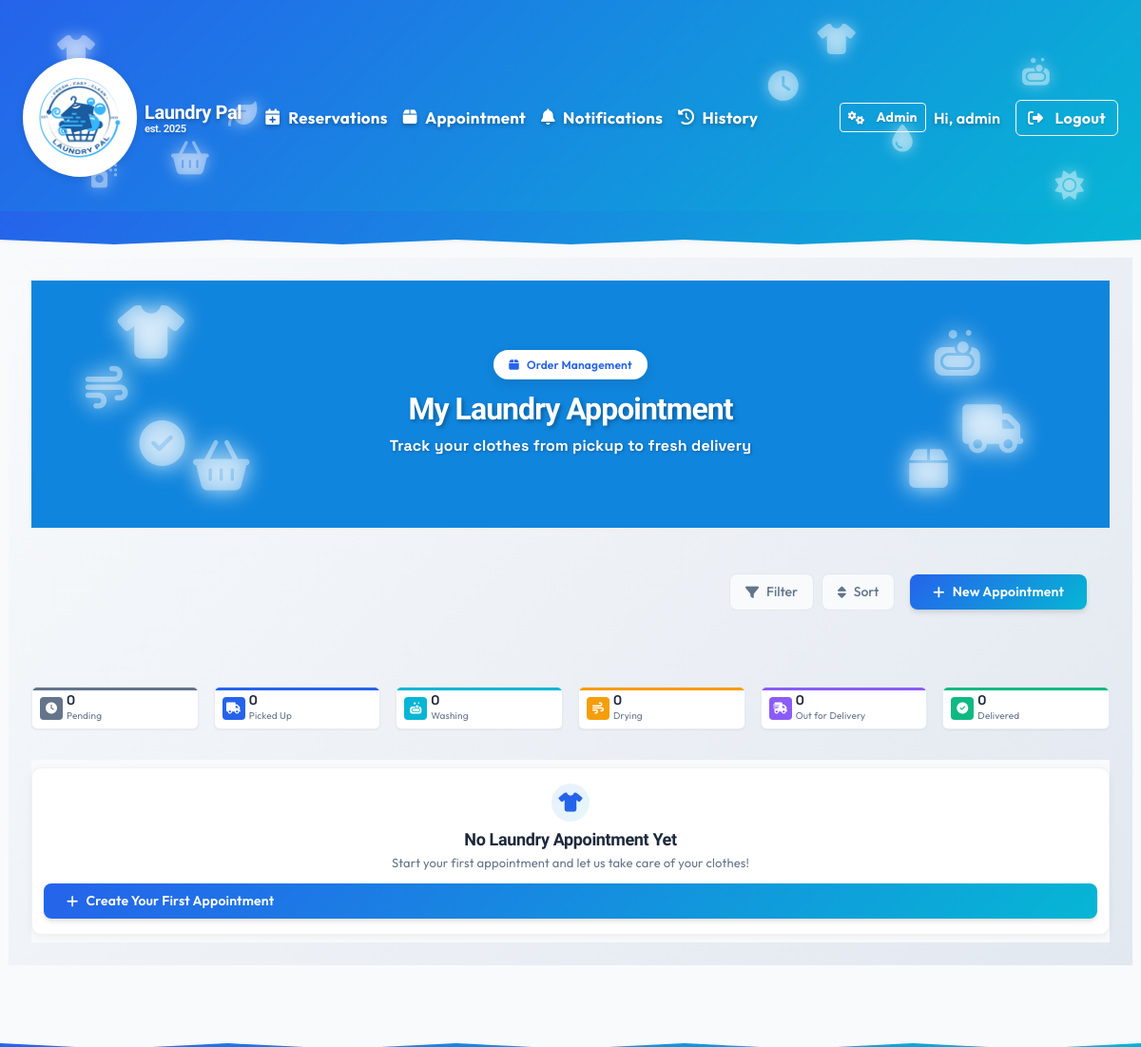
The page /orders/ (signed in, upper part) on the database as committed earlier.
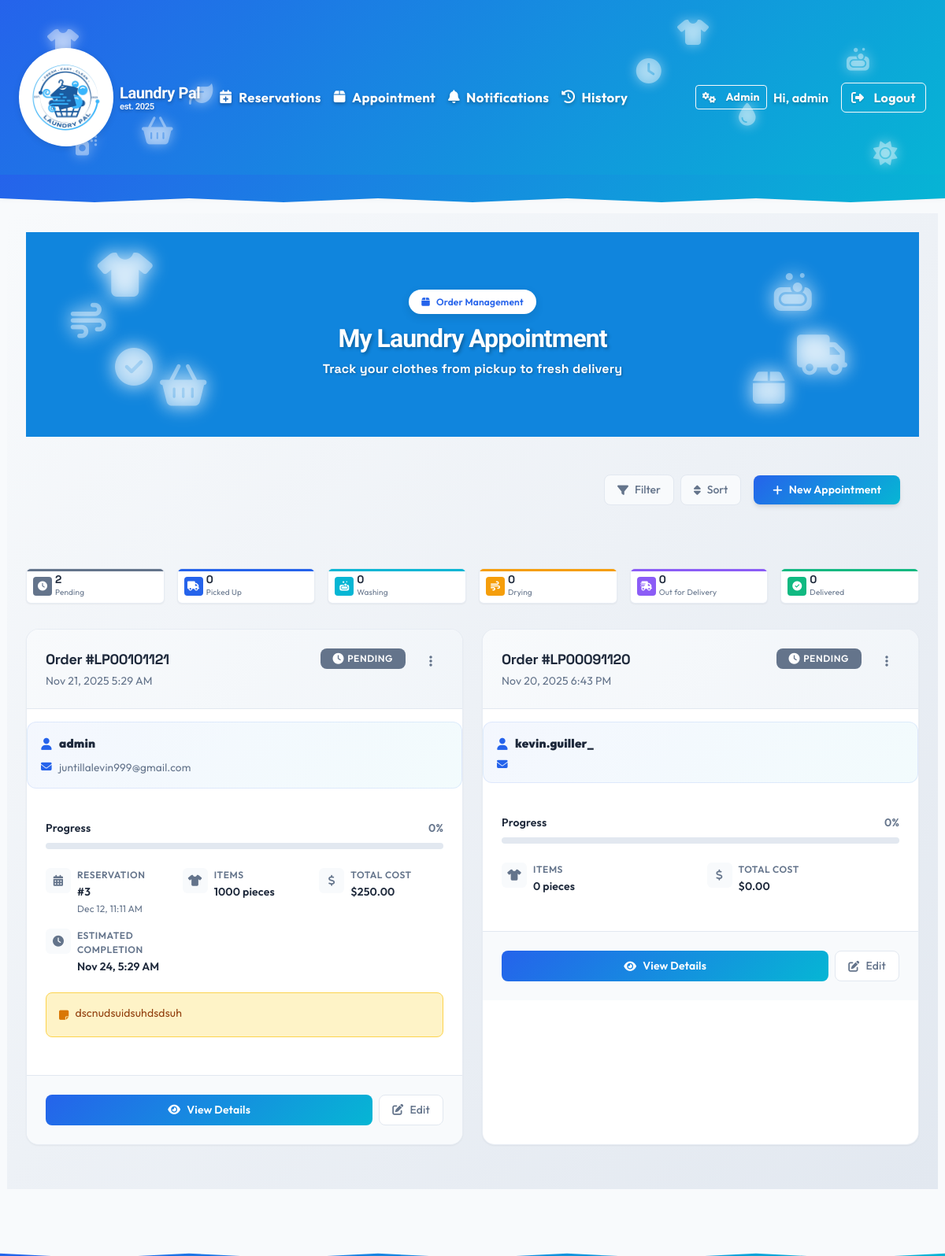
The same page on the database as committed later.
### orders/models.py (models this page shows, shortened)
class Order(models.Model):
	class Status(models.TextChoices):
		PENDING = 'pending', 'Pending'
		CONFIRMED = 'confirmed', 'Confirmed'
		PICKED_UP = 'picked_up', 'Picked Up'
		WASHING = 'washing', 'Washing'
		DRYING = 'drying', 'Drying'
		FOLDING = 'folding', 'Folding'
		READY = 'ready', 'Ready for Delivery'
		OUT_FOR_DELIVERY = 'out_for_delivery', 'Out for Delivery'
		DELIVERED = 'delivered', 'Delivered'
	user = models.ForeignKey(settings.AUTH_USER_MODEL, on_delete=models.CASCADE, related_name='orders')
	reservation = models.ForeignKey('reservations.Reservation', on_delete=models.SET_NULL, null=True, blank=True, related_name='orders')
	order_number = models.CharField(max_length=20, unique=True, blank=True)
	status = models.CharField(max_length=20, choices=Status.choices, default=Status.PENDING)
	total_items = models.PositiveIntegerField(default=0)
	total_cost = models.DecimalField(max_digits=10, decimal_places=2, default=Decimal('0.00'))
	special_instructions = models.TextField(blank=True)
	estimated_completion = models.DateTimeField(null=True, blank=True)
	created_at = models.DateTimeField(auto_now_add=True)
	updated_at = models.DateTimeField(auto_now=True)
	class Meta:
		ordering = ['-created_at']
	def get_progress_percentage(self):
		status_progress = {
			'pending': 0,
			'confirmed': 10,
			'picked_up': 20,
			'washing': 40,
			'drying': 60,
			'folding': 80,
			'ready': 90,
			'out_for_delivery': 95,
			'delivered': 100
		}
		return status_progress.get(self.status, 0)
	def get_status_icon(self):
		status_icons = {
			'pending': 'clock',
			'confirmed': 'check-circle',
			'picked_up': 'truck',
			'washing': 'soap',
			'drying': 'wind',
			'folding': 'hands',
			'ready': 'check-circle',
			'out_for_delivery': 'shipping-fast',
			'delivered': 'check-circle'
		}
		return status_icons.get(self.status, 'clock')

### reservations/models.py (models this page shows, shortened)
class Reservation(models.Model):
	class Status(models.TextChoices):
		PENDING = 'pending', 'Pending'
		CONFIRMED = 'confirmed', 'Confirmed'
		IN_PROGRESS = 'in_progress', 'In Progress'
		COMPLETED = 'completed', 'Completed'
		CANCELLED = 'cancelled', 'Cancelled'
	class Priority(models.TextChoices):
		STANDARD = 'standard', 'Standard'
		EXPRESS = 'express', 'Express (24h)'
		RUSH = 'rush', 'Rush (Same Day)'
	user = models.ForeignKey(settings.AUTH_USER_MODEL, on_delete=models.CASCADE, related_name='reservations')
	service_type = models.ForeignKey(ServiceType, on_delete=models.CASCADE, null=True, blank=True)
	pickup_datetime = models.DateTimeField()
	delivery_datetime = models.DateTimeField()
	address = models.CharField(max_length=255)
	phone_number = models.CharField(max_length=20, blank=True)
	notes = models.TextField(blank=True)
	priority = models.CharField(max_length=20, choices=Priority.choices, default=Priority.STANDARD)
	status = models.CharField(max_length=20, choices=Status.choices, default=Status.PENDING)
	estimated_cost = models.DecimalField(max_digits=10, decimal_places=2, null=True, blank=True)
	final_cost = models.DecimalField(max_digits=10, decimal_places=2, null=True, blank=True)
	created_at = models.DateTimeField(auto_now_add=True)
	updated_at = models.DateTimeField(auto_now=True)
	class Meta:
		ordering = ['-created_at']

### orders/views.py (the view)
# urls.py: path('', views.OrderListView.as_view(), name='list'),
class OrderListView(LoginRequiredMixin, ListView):
	model = Order
	template_name = 'orders/order_list.html'
	context_object_name = 'orders'
	paginate_by = 6
	def get_queryset(self):
		if self.request.user.is_staff or self.request.user.is_superuser:
			return Order.objects.all().select_related('user', 'reservation').prefetch_related('items').order_by('-created_at')
		else:
			return Order.objects.filter(user=self.request.user).select_related('reservation').prefetch_related('items').order_by('-created_at')
	def get_context_data(self, **kwargs):
		context = super().get_context_data(**kwargs)
		user_orders = self.get_queryset()
		context['pending_count'] = user_orders.filter(status='pending').count()
		context['picked_up_count'] = user_orders.filter(status='picked_up').count()
		context['washing_count'] = user_orders.filter(status='washing').count()
		context['drying_count'] = user_orders.filter(status='drying').count()
		context['out_for_delivery_count'] = user_orders.filter(status='out_for_delivery').count()
		context['delivered_count'] = user_orders.filter(status='delivered').count()
		return context

### orders/templates/orders/order_list.html (shortened to what the changed rows need)
{% extends 'base.html' %}
{% load static %}
{% block extra_css %}
<link href="{% static 'css/order-list.css' %}?v=1.0.0" rel="stylesheet">
{% endblock %}
{% block content %}
<div class="laundry-orders-container">
    <section class="orders-hero">
        <div class="hero-content">
            <h1 class="hero-title">My Laundry Appointment</h1>
        </div>
    </section>
    <div class="stats-section">
        <div class="stats-grid">
            <div class="stat-card stat-pending">
                <div class="stat-content">
                    <div class="stat-number">{{ pending_count }}</div>
                    <div class="stat-label">Pending</div>
                </div>
            </div>
        </div>
    </div>
    {% if orders %}
        <div class="orders-section">
            <div class="orders-grid">
            {% for order in orders %}
                <div class="order-card"
                     data-status="{{ order.status }}"
                     data-order-id="{{ order.pk }}"
                     data-order-number="{{ order.order_number }}"
                     data-created="{{ order.created_at|date:'c' }}"
                     data-total="${{ order.total_cost|floatformat:2 }}"
                     data-items="{{ order.items.all|join:', '|truncatewords:10 }}"
                     data-cost="{{ order.total_cost }}">
                    <div class="order-header">
                        <div class="order-info">
                            <div class="order-number">Order #{{ order.order_number }}</div>
                            <div class="order-date">{{ order.created_at|date:"M d, Y g:i A" }}</div>
                        </div>
                        <div class="order-status">
                            <span class="status-badge status-{{ order.status }}">
                                <i class="status-icon fas fa-{{ order.get_status_icon }}"></i>
                                {{ order.get_status_display }}
                            </span>
                        </div>
                        <div class="order-menu">
                            <div class="dropdown">
                                <button class="btn-menu" type="button" data-bs-toggle="dropdown" aria-expanded="false">
                                    <i class="fas fa-ellipsis-v"></i>
                                </button>
                            </div>
                        </div>
                    </div>
                    {% if user.is_staff or user.is_superuser %}
                    <div class="customer-info">
                        <div class="customer-details">
                            <div class="customer-name">
                                <i class="fas fa-user me-2"></i>
                                <strong>{{ order.user.first_name|default:order.user.username }}{% if order.user.last_name %} {{ order.user.last_name }}{% endif %}</strong>
                            </div>
                            <div class="customer-email">
                                <i class="fas fa-envelope me-2"></i>
                                {{ order.user.email }}
                            </div>
                        </div>
                    </div>
                    {% endif %}
                    <div class="order-body">
                        <div class="progress-section">
                            <div class="progress-header">
                                <span class="progress-label">Progress</span>
                                <span class="progress-percentage">{{ order.get_progress_percentage }}%</span>
                            </div>
                            <div class="progress-bar-container">
                            </div>
                        </div>
                        <div class="order-details">
                            {% if order.reservation %}
                            <div class="detail-item">
                                <div class="detail-icon">
                                    <i class="fas fa-calendar-alt"></i>
                                </div>
                                <div class="detail-content">
                                    <div class="detail-label">Reservation</div>
                                    <div class="detail-value">#{{ order.reservation.pk }}</div>
                                    <div class="detail-sub">{{ order.reservation.pickup_datetime|date:"M d, g:i A" }}</div>
                                </div>
                            </div>
                            {% endif %}
                            <div class="detail-item">
                                <div class="detail-icon">
                                    <i class="fas fa-tshirt"></i>
                                </div>
                                <div class="detail-content">
                                    <div class="detail-label">Items</div>
                                    <div class="detail-value">{{ order.total_items }} pieces</div>
                                </div>
                            </div>
                            <div class="detail-item">
                                <div class="detail-icon">
                                    <i class="fas fa-dollar-sign"></i>
                                </div>
                                <div class="detail-content">
                                    <div class="detail-label">Total Cost</div>
                                    <div class="detail-value">${{ order.total_cost }}</div>
                                </div>
                            </div>
                            {% if order.estimated_completion %}
                            <div class="detail-item">
                                <div class="detail-icon">
                                    <i class="fas fa-clock"></i>
                                </div>
                                <div class="detail-content">
                                    <div class="detail-label">Estimated Completion</div>
                                    <div class="detail-value">{{ order.estimated_completion|date:"M d, g:i A" }}</div>
                                </div>
                            </div>
                            {% endif %}
                        </div>
                        {% if order.special_instructions %}
                        <div class="special-instructions">
                            <div class="instructions-icon">
                                <i class="fas fa-sticky-note"></i>
                            </div>
                            <div class="instructions-text">{{ order.special_instructions|truncatewords:12 }}</div>
                        </div>
                        {% endif %}
                    </div>
                    <div class="order-footer">
                        <a href="{% url 'orders:detail' order.pk %}" class="btn-primary">
                            <i class="fas fa-eye"></i>
                            <span>View Details</span>
                        </a>
                        {% if order.status in 'pending,confirmed' %}
                        <a href="{% url 'orders:update' order.pk %}" class="btn-secondary">
                            <i class="fas fa-edit"></i>
                            <span>Edit</span>
                        </a>
                        {% endif %}
                    </div>
                </div>
            {% endfor %}
            </div>
        </div>
    {% else %}
        <div class="empty-state-section">
            <div class="empty-state">
                <div class="empty-icon">
                    <i class="fas fa-tshirt"></i>
                </div>
                <h3 class="empty-title">No Laundry Appointment Yet</h3>
                <p class="empty-subtitle">Start your first appointment and let us take care of your clothes!</p>
                <a href="{% url 'orders:create' %}" class="btn-new-order">
                    <i class="fas fa-plus"></i>
                    <span>Create Your First Appointment</span>
                </a>
            </div>
        </div>
    {% endif %}
</div>
{% endblock %}

Rows that differ between the two databases and show on the page:
added Order: order_number "LP00101121", created_at "Nov 21, 2025 5:29 AM", status "PENDING", user.first_name "admin", user.email "juntillalevin999@gmail.com", get_progress_percentage "0", reservation.pk "3", reservation.pickup_datetime "Dec 12, 11:11 AM", total_items "1000", total_cost "250.00", estimated_completion "Nov 24, 5:29 AM", special_instructions "dscnudsuidsuhdsdsuh", shows "Edit"
added Order: order_number "LP00091120", created_at "Nov 20, 2025 6:43 PM", status "PENDING", user.first_name "kevin.guiller_", get_progress_percentage "0", total_items "0", total_cost "0.00", shows "Edit"
Other text that changed with them:
{{ pending_count }}: "0" → "2"
text no longer shown: "No Laundry Appointment Yet Start your first appointment and let us take care of your clothes! Create Your First Appointment"
